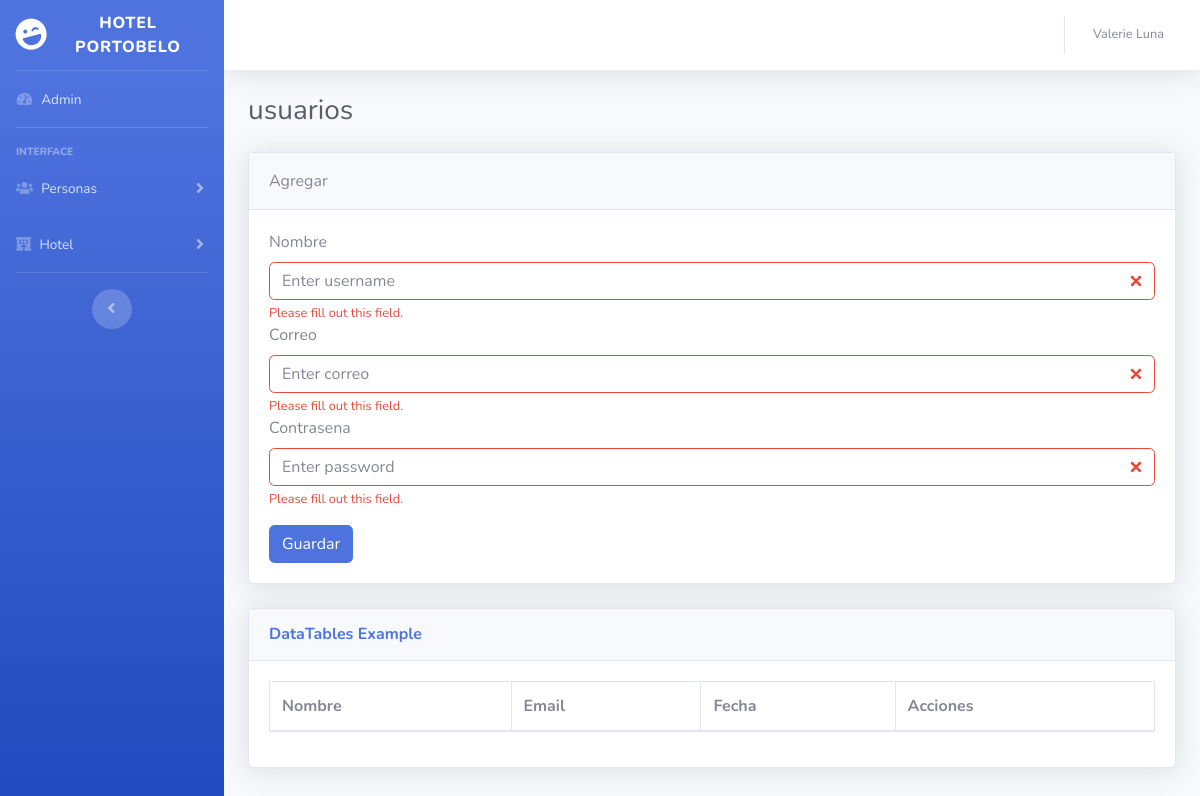
The app's page /presentacion/usuarios.php, older data.
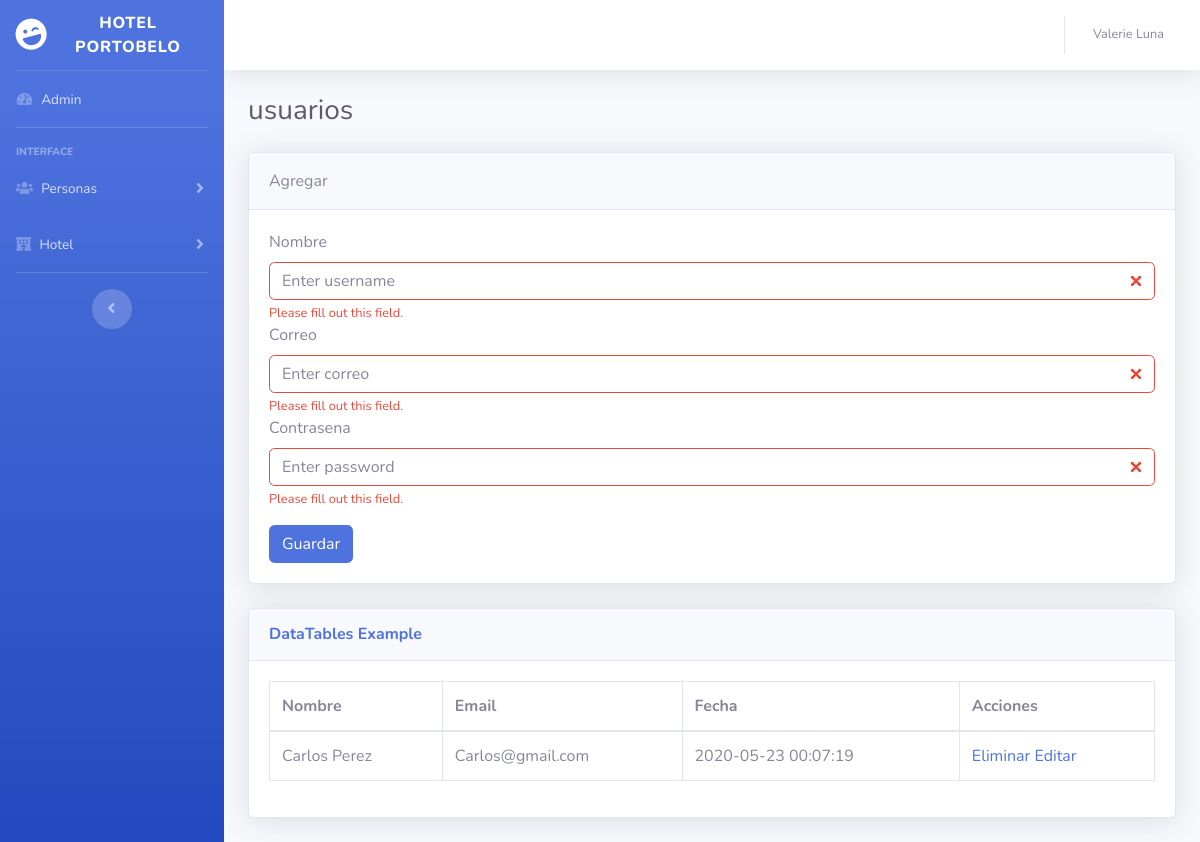
The same page, newer data.
### tables this page shows
CREATE TABLE `usuarios` (
  `id_u` int(11) NOT NULL,
  `nombre` text NOT NULL,
  `password` text NOT NULL,
  `email` text NOT NULL,
  `fecha` timestamp NOT NULL DEFAULT current_timestamp() ON UPDATE current_timestamp()
);

### datos/conexion.php (called while the page is built, shortened)
<?php
 class Conexion{
    private static $instance = null;
    private $pdo;
    private $driver='mysql';
    private $host='localhost';
    private $user='root';
    private $pass='';
    private $dbName='reservas-hotel-lite';
    private function __construct(){
        try {
            $this->pdo = new PDO("{$this->driver}:host={$this->host};dbname={$this->dbName};",$this->user,$this->pass);
            $this->pdo->setAttribute(PDO::ATTR_ERRMODE,PDO::ERRMODE_EXCEPTION);
        } catch (PDOExceptio $e) {
            echo $e->getMessage();
        }
    }
    public static function getInstance(){
        if (!self::$instance) {
            self::$instance = new Conexion();
        }
        return self::$instance;
    }
    public function getConnection()
    {
      return $this->pdo;
    }
 }

### negocio/NUsuario.php (called while the page is built, shortened)
<?php
    include_once('../datos/DUsuario.php');
    class NUsuario{
        private $usuario;
        public function __construct(){
            $this->usuario = new DUsuario();
        }
        public function getAll(){
           return $this->usuario->getAll();
        }
    }
?>

### datos/DUsuario.php (called while the page is built, shortened)
<?php
    include_once('conexion.php');
    class DUsuario{
        public $pdo;
 public function __construct(){
        $this->pdo = Conexion::getInstance()->getConnection();
   }
 public function getAll(){
       try {
        $stm=$this->pdo->prepare("SELECT * FROM usuarios");
        $stm->execute();
        return $stm->fetchAll(PDO::FETCH_OBJ);
       } catch (PDOException $e) {
            echo $e->getMessage();
        }
    }
    }

### presentacion/usuarios.php (the view, shortened to what this page needs)
<?php
include_once('includes/header.php');
include_once('../negocio/NUsuario.php');
$usuarios = new NUsuario;
?>
          <div class="d-sm-flex align-items-center justify-content-between mb-4">
            <h1 class="h3 mb-0 text-gray-800">usuarios</h1>
          </div>
          <div class="card shadow mb-4">
        <div class="card-header py-3">
        Agregar
        </div>
        <div class="card-body">
          <form action="../negocio/NUsuario.php" class="was-validated" method = "POST" enctype="multipart/form-data">
          <div class="form-group">
                <label for="uname">Nombre</label>
                  <input type="text" class="form-control" id="uname" placeholder="Enter username" name="nombre" required>
                <div class="invalid-feedback">Please fill out this field.</div>
                <label for="uname">Correo</label>
                  <input type="text" class="form-control" id="uname" placeholder="Enter correo" name="email" required>
                <div class="invalid-feedback">Please fill out this field.</div>
                <label for="uname">Contrasena</label>
                  <input type="pass" class="form-control" id="uname" placeholder="Enter password" name="password" required>
                <div class="invalid-feedback">Please fill out this field.</div>
            </div>
  <button type="submit" class="btn btn-primary">Guardar</button>
</div>
</div>
          <div class="card shadow mb-4">
            <div class="card-header py-3">
              <h6 class="m-0 font-weight-bold text-primary">DataTables Example</h6>
            </div>
            <div class="card-body">
              <div class="table-responsive">
                <table class="table table-bordered" id="dataTable" width="100%" cellspacing="0">
                  <thead>
                    <tr>
                    <th>Nombre</th>
                      <th>Email</th>
                      <th>Fecha</th>
                      <th>Acciones</th>
                    </tr>
                  </thead>
                  <tbody>
                  <?php foreach($usuarios->getAll() as $usuario): ?>
                <tr>
                  <td><?php echo $usuario->nombre?></td>
                  <td><?php echo $usuario->email?></td>
                  <td><?php echo $usuario->fecha?></td>
                  <td>
                      <a href="../negocio/NUsuario.php?delete_id=<?php echo $usuario->id_u; ?>">Eliminar</a>
                      <a href="usuarios_edit.php?usuario=<?php echo $usuario->id_u; ?>">Editar</a>
                  </td>
                </tr>
              <?php endforeach;?>
                              </tbody>
                </table>
              </div>
            </div>
          </div>
<?php
include_once('includes/footer.php');
?>

### presentacion/includes/header.php (shortened to what this page needs)
<!DOCTYPE html>
<html lang="en">
<head>
  <link href="includes/startbootstrap/vendor/fontawesome-free/css/all.min.css" rel="stylesheet" type="text/css">
  <link href="includes/startbootstrap/css/sb-admin-2.min.css" rel="stylesheet">
</head>
<body id="page-top">
  <div id="wrapper">
    <ul class="navbar-nav bg-gradient-primary sidebar sidebar-dark accordion" id="accordionSidebar">
      <a class="sidebar-brand d-flex align-items-center justify-content-center" href="index.php">
        <div class="sidebar-brand-icon rotate-n-15">
          <i class="fas fa-laugh-wink"></i>
        </div>
        <div class="sidebar-brand-text mx-3">Hotel Portobelo</div>
      </a>
            <hr class="sidebar-divider my-0">
<li class="nav-item">
  <a class="nav-link" href="index.html">
    <i class="fas fa-fw fa-tachometer-alt"></i>
    <span>Admin</span></a>
</li>
<hr class="sidebar-divider">
      <div class="sidebar-heading">
        Interface
      </div>
      <li class="nav-item">
        <a class="nav-link collapsed" href="#" data-toggle="collapse" data-target="#collapseTwo" aria-expanded="true" aria-controls="collapseTwo">
          <i class="fas fa-users"></i>
          <span>Personas</span>
        </a>
      </li>
      <li class="nav-item">
        <a class="nav-link collapsed" href="#" data-toggle="collapse" data-target="#collapseUtilities" aria-expanded="true" aria-controls="collapseUtilities">
          <i class="fas fa-hotel"></i>
          <span>Hotel</span>
        </a>
      </li>
      <hr class="sidebar-divider d-none d-md-block">
      <div class="text-center d-none d-md-inline">
        <button class="rounded-circle border-0" id="sidebarToggle"></button>
      </div>
    </ul>
    <div id="content-wrapper" class="d-flex flex-column">
      <div id="content">
        <nav class="navbar navbar-expand navbar-light bg-white topbar mb-4 static-top shadow">
          <ul class="navbar-nav ml-auto">
            <li class="nav-item dropdown no-arrow">
              <a class="nav-link dropdown-toggle" href="#" id="userDropdown" role="button" data-toggle="dropdown" aria-haspopup="true" aria-expanded="false">
                <span class="mr-2 d-none d-lg-inline text-gray-600 small">Valerie Luna</span>
              </a>
            </li>
          </ul>
        </nav>
        <div class="container-fluid">

### presentacion/includes/footer.php (shortened to what this page needs)
</div>
    </div>
  </div>
</body>
</html>

Row changes from the older to the newer data that the page shows:
added usuarios: nombre "Carlos Perez", email "Carlos@gmail.com", fecha "2020-05-23 00:07:19"
